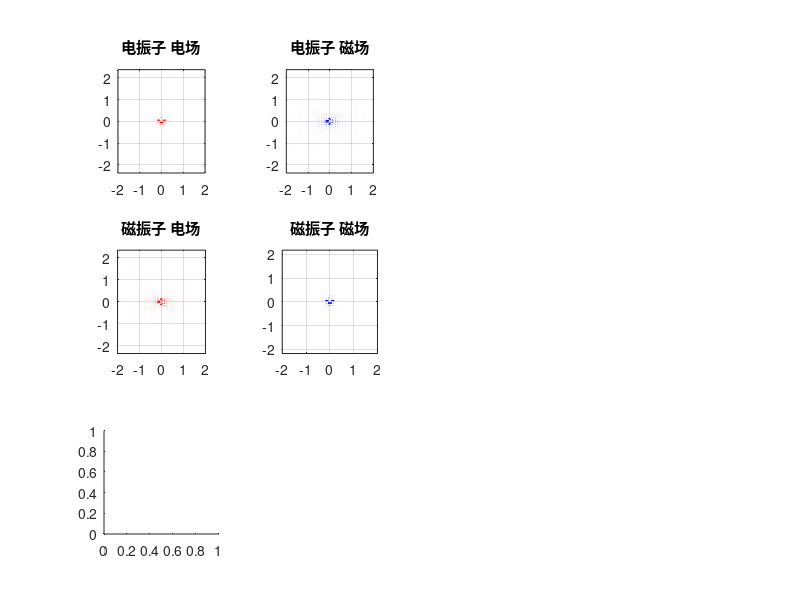

MATLAB code for this plot: (Note: this script raises an error after producing the figure.)
close all; clc; clear;

%% 1. 基础参数
eta0 = 120*pi;
lambda = 1;
k = 2*pi/lambda;
I = 1;
l = 0.01*lambda;

%% ===================== 电基本振子（x-z 平面）=====================
[x,z] = meshgrid(linspace(-2,2,40));
R = sqrt(x.^2 + z.^2);
R(R<1e-8) = 1e-8;
theta = atan2(x, z);

% 近场公式（正确）
Er = (I*l*cos(theta)) ./ (4*pi*R.^3);
Et = (I*l*sin(theta)) ./ (4*pi*R.^3);
Hf = (I*l*sin(theta)) ./ (4*pi*R.^2);

% 坐标变换
Ex = Er.*sin(theta) + Et.*cos(theta);
Ez = Er.*cos(theta) - Et.*sin(theta);
Hx = -Hf.*sin(theta);
Hz =  Hf.*cos(theta);

%% ===================== 磁基本振子（小电流环）=====================
[xm,zm] = meshgrid(linspace(-2,2,40));
Rm = sqrt(xm.^2 + zm.^2);
Rm(Rm<1e-8) = 1e-8;
thetam = atan2(xm, zm);

% 磁偶极子近场（标准公式）
Hr = (cos(thetam)) ./ Rm.^3;
Ht = (sin(thetam)) ./ Rm.^3;
Ef = (sin(thetam)) ./ Rm.^2;

% 正确坐标变换
Hxm =  Hr.*sin(thetam) + Ht.*cos(thetam);
Hzm =  Hr.*cos(thetam) - Ht.*sin(thetam);
Exm = -Ef.*sin(thetam);
Ezm =  Ef.*cos(thetam);

%% ===================== 方向图角度 =====================
theta_p = linspace(0, 2*pi, 360);
F_e = abs(sin(theta_p));
F_m = abs(sin(theta_p));

%% ===================== 绘图：总览图 =====================
figure('Position',[100,100,1000,800]);

% 电振子 电场
subplot(3,4,1);
quiver(x,z,Ex,Ez,'r','AutoScaleFactor',0.9);
axis equal; grid on; title('电振子 电场');

% 电振子 磁场
subplot(3,4,2);
quiver(x,z,Hx,Hz,'b','AutoScaleFactor',0.9);
axis equal; grid on; title('电振子 磁场');

% 磁振子 电场
subplot(3,4,5);
quiver(xm,zm,Exm,Ezm,'r','AutoScaleFactor',0.9);
axis equal; grid on; title('磁振子 电场');

% 磁振子 磁场
subplot(3,4,6);
quiver(xm,zm,Hxm,Hzm,'b','AutoScaleFactor',0.9);
axis equal; grid on; title('磁振子 磁场');

% --------------------- 方向图（全部显示网格线条）---------------------
% 电 E面：8字
subplot(3,4,9);
polarplot(theta_p, F_e,'LineWidth',1.5);
rlim([0 1]);
title('电 E面：8字');
ax = gca; ax.RGrid = 'on'; ax.ThetaGrid = 'on';

% 电 H面：圆（显示完整圆形）
subplot(3,4,10);
polarplot(theta_p, ones(size(theta_p)),'LineWidth',1.5);
rlim([0 1]);
title('电 H面：圆');
ax = gca; ax.RGrid = 'on'; ax.ThetaGrid = 'on';

% 磁 E面：圆
subplot(3,4,11);
polarplot(theta_p, ones(size(theta_p)),'LineWidth',1.5);
rlim([0 1]);
title('磁 E面：圆');
ax = gca; ax.RGrid = 'on'; ax.ThetaGrid = 'on';

% 磁 H面：8字
subplot(3,4,12);
polarplot(theta_p, F_m,'LineWidth',1.5);
rlim([0 1]);
title('磁 H面：8字');
ax = gca; ax.RGrid = 'on'; ax.ThetaGrid = 'on';

%% ===================== 3D 辐射方向图 =====================
[Theta,Phi] = meshgrid(linspace(0,pi,100),linspace(0,2*pi,100));
F3D = abs(sin(Theta));
X3D = F3D.*sin(Theta).*cos(Phi);
Y3D = F3D.*sin(Theta).*sin(Phi);
Z3D = F3D.*cos(Theta);

figure;
surf(X3D,Y3D,Z3D,'EdgeColor','none');
shading interp; colormap(jet); axis equal;
title('电/磁基本振子 3D 辐射方向图');
